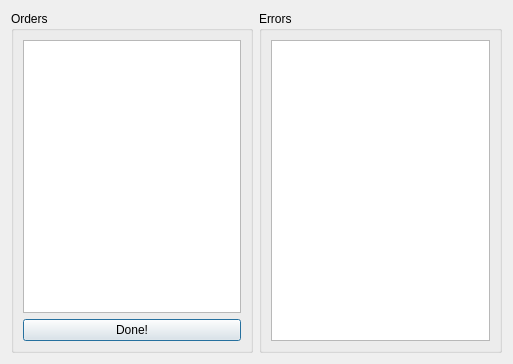
<?xml version="1.0" encoding="UTF-8"?>
<ui version="4.0">
 <class>Report</class>
 <widget class="QDialog" name="Report">
  <property name="geometry">
   <rect>
    <x>0</x>
    <y>0</y>
    <width>513</width>
    <height>364</height>
   </rect>
  </property>
  <property name="windowTitle">
   <string>Dialog</string>
  </property>
  <layout class="QHBoxLayout" name="horizontalLayout">
   <item>
    <widget class="QGroupBox" name="groupBox_2">
     <property name="title">
      <string>Orders</string>
     </property>
     <layout class="QVBoxLayout" name="verticalLayout">
      <item>
       <widget class="QTableWidget" name="tblOrders"/>
      </item>
      <item>
       <widget class="QPushButton" name="btnDone">
        <property name="text">
         <string>Done!</string>
        </property>
       </widget>
      </item>
     </layout>
    </widget>
   </item>
   <item>
    <widget class="QGroupBox" name="groupBox">
     <property name="title">
      <string>Errors</string>
     </property>
     <layout class="QHBoxLayout" name="horizontalLayout_2">
      <item>
       <widget class="QTextBrowser" name="edtErrors"/>
      </item>
     </layout>
    </widget>
   </item>
  </layout>
 </widget>
 <resources/>
 <connections/>
</ui>
